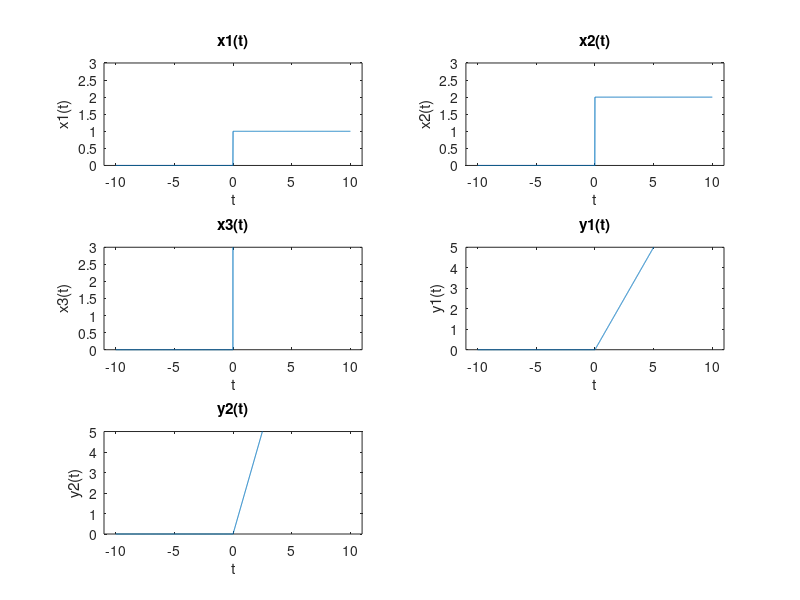
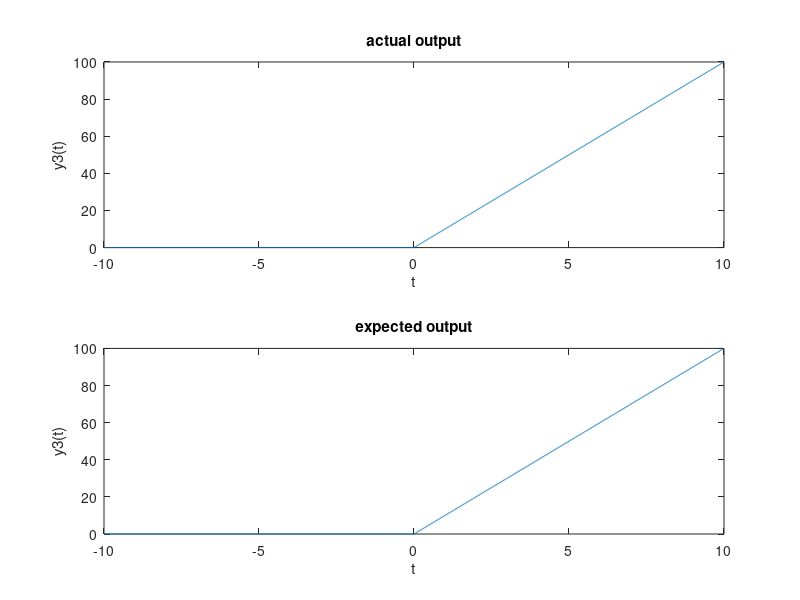

Write the MATLAB code that produced these figures, in order.
clear all
close all
clc

t=-10:0.01:10;
%declaring A and B
A=2;
B=4;

for i=1:length(t)
    if(t(i)<0)
        x1_t(i)=0;
    else
        x1_t(i)=1;
    end
end


for i=1:length(t)
    if(t(i)<0)
        x2_t(i)=0;
    else
        x2_t(i)=2;
    end
end

%the following for loop represents the system h(t)=t*x(t)
for i=1:length(t)
    y1_t(i)=t(i)*x1_t(i);
    y2_t(i)=t(i)*x2_t(i);
end

x3_t= A*x1_t + B*x2_t;

for i=1:length(t)
    A0_y3_t(i)=t(i)*x3_t(i);
end

E0_y3_t=A.*y1_t+B.*y2_t;
flag=(A0_y3_t == E0_y3_t);

subplot(3,2,1)
plot(t,x1_t)
title('x1(t)')
xlabel('t')
ylabel('x1(t)')
axis([-11 11 0 3])

subplot(3,2,2)
plot(t,x2_t)
title('x2(t)')
xlabel('t')
ylabel('x2(t)')
axis([-11 11 0 3])

subplot(3,2,3)
plot(t,x3_t)
title('x3(t)')
xlabel('t')
ylabel('x3(t)')
axis([-11 11 0 3])

subplot(3,2,4)
plot(t,y1_t)
title('y1(t)')
xlabel('t')
ylabel('y1(t)')
axis([-11 11 0 5])

subplot(3,2,5)
plot(t,y2_t)
title('y2(t)')
xlabel('t')
ylabel('y2(t)')
axis([-11 11 0 5])

figure()
subplot(2,1,1)
plot(t,A0_y3_t)
title('actual output')
xlabel('t')
ylabel('y3(t)')


subplot(2,1,2)
plot(t,E0_y3_t)
title('expected output')
xlabel('t')
ylabel('y3(t)')



